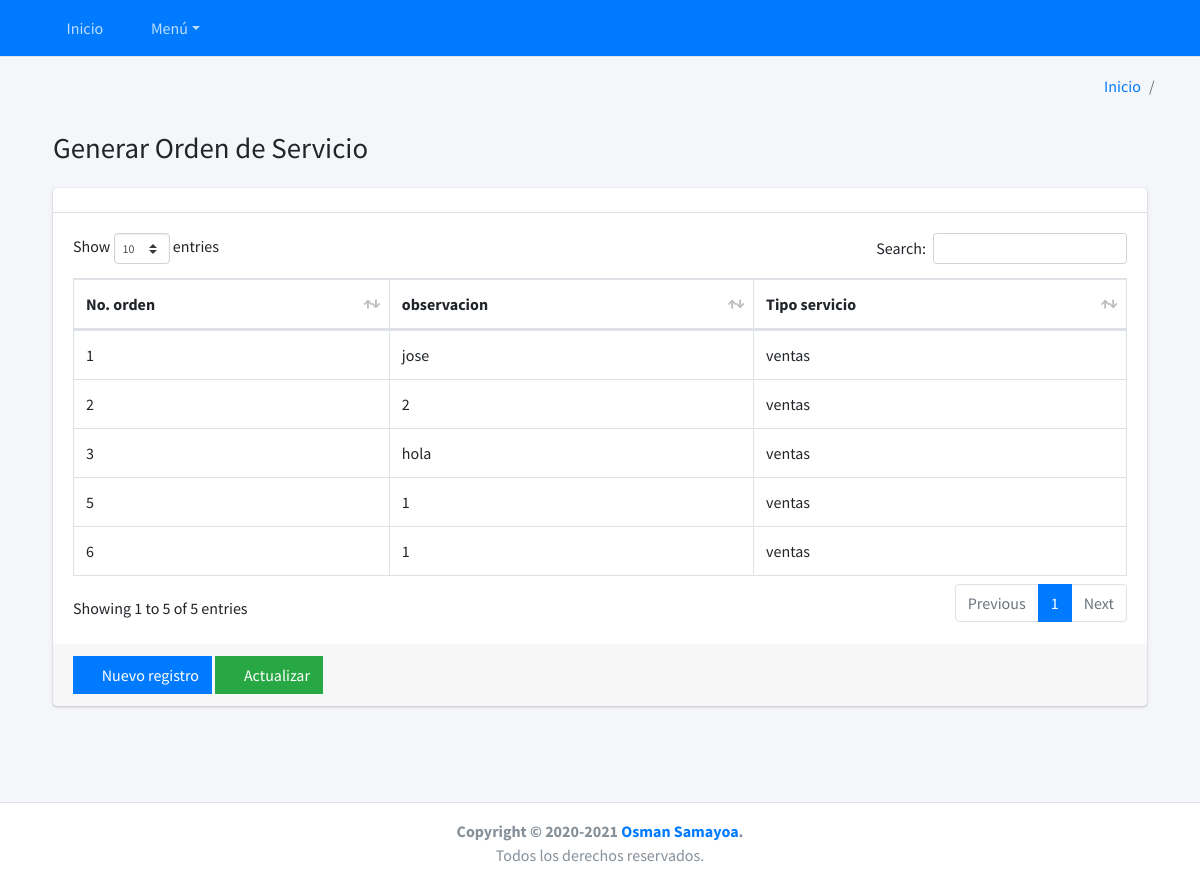
The page /ordenes/lista-generadas-servicios/ on the database as committed earlier.
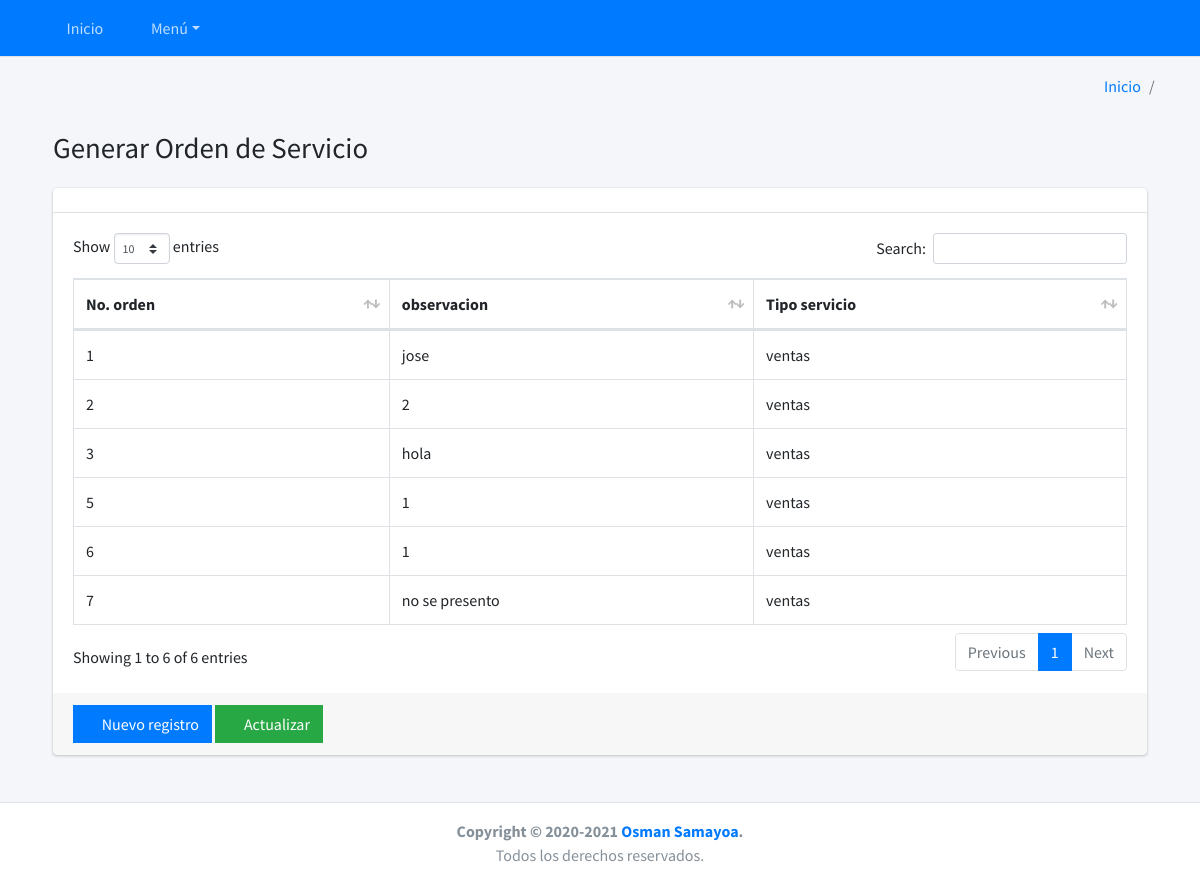
The same page on the database as committed later.
### ordenes/models.py (models this page shows, shortened)
class OrdenGenerada(BaseModel):
    username = models.ForeignKey(settings.AUTH_USER_MODEL, on_delete=models.CASCADE, blank=True, null=True)
    no_servicio = models.ForeignKey(Servicio, on_delete=models.CASCADE)
    estado = models.BooleanField(default = True, blank=True, null=True)
    nombre = models.CharField('nombre cliente', max_length=200)
    class Meta:
        verbose_name = 'Orden registrada'
        verbose_name_plural = 'Ordenes registradas'
        db_table = 'orden_registrada'

class Servicio(BaseModel):
    username = models.ForeignKey(settings.AUTH_USER_MODEL, on_delete=models.CASCADE, blank=True, null=True)
    tipo_servicio = models.ForeignKey(TiposServicio, on_delete=models.CASCADE)
    no_servicio = models.AutoField(primary_key=True)
    orden_generada = models.BooleanField(default = True)
    orden_transito = models.BooleanField(default = False)
    def __str__(self):
        return '{}'.format(self.no_servicio)
    class Meta:
        verbose_name = 'Servicio'
        verbose_name_plural = 'Servicios'
        db_table = 'servicio'

class TiposServicio(BaseModel):
    username = models.ForeignKey(settings.AUTH_USER_MODEL, on_delete=models.CASCADE, blank=True, null=True)
    name = models.CharField('Variedad de servicios', max_length=150)
    class Meta:
        verbose_name = 'Tipo de servicio'
        verbose_name_plural = 'Tipos de servicio'
        db_table = 'TipoServicio'

### ordenes/views.py (the view)
# urls.py: path('lista-generadas-servicios/', GenerarServicio.as_view(), name='lista_generadas_servicios'),
class GenerarServicio(ListView):
    model =  OrdenGenerada
    template_name = 'ordenes/list_tipo_servicio_generada.html'
    def get_queryset(self):
        return self.model.objects.all()
    def get_context_data(self , *args , **kwargs):
        context = super().get_context_data(*args, **kwargs)
        context ['title'] = 'Generar Orden de Servicio'
        context['list_url'] = reverse_lazy('ordenes:lista_generadas_servicios')
        context['new_url'] = reverse_lazy('ordenes:new_generadas_servicios')
        context['url_home'] = reverse_lazy('bases:home')
        return context

### ordenes/templates/ordenes/list_tipo_servicio_generada.html
{% extends 'base/list.html' %}
{% block columns %}
  <tr>
    <th scope="col" >No. orden</th>
    <th scope="col" >observacion</th>
    <th scope="col" >Tipo servicio</th>
  </tr>
{% endblock %}
{% block rows %}
{% for m in ordengenerada_list  %}
  <tr>
    <td>{{m.no_servicio}}</td>
    <td>{{m.nombre}}</td>
    <td>{{m.no_servicio.tipo_servicio.name}}</td>
  </tr>
{% endfor %}
{% endblock %}

Rows that differ between the two databases and show on the page:
added OrdenGenerada: no_servicio "7", nombre "no se presento", no_servicio.tipo_servicio.name "ventas"
Other text that changed with them:
text written by a page script: "Show entries Search: Showing 1 to 5 of 5 entries Previous 1 Next" → "Show entries Search: Showing 1 to 6 of 6 entries Previous 1 Next"
